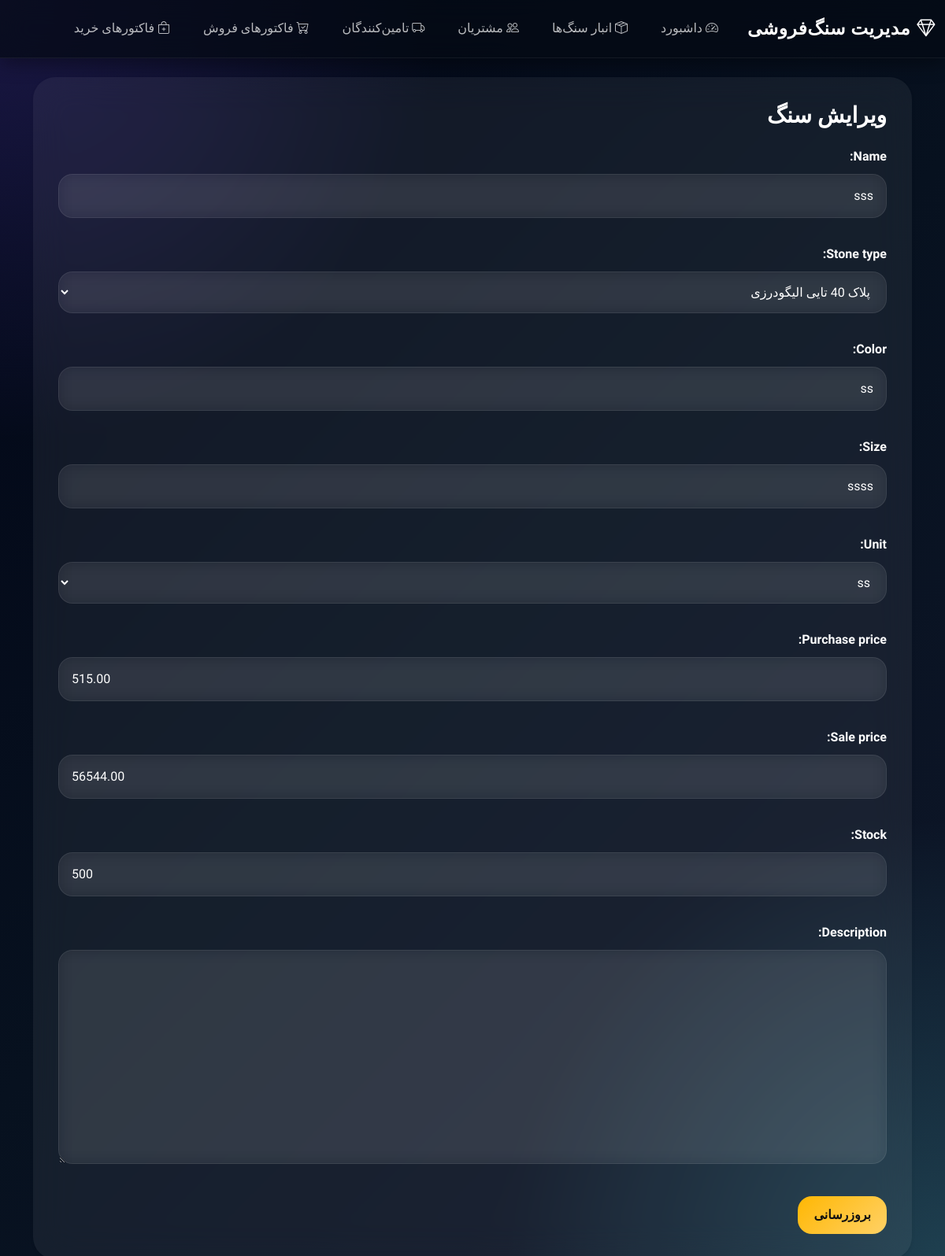
/edit-stone/1/, run on an earlier commit of the app's database.
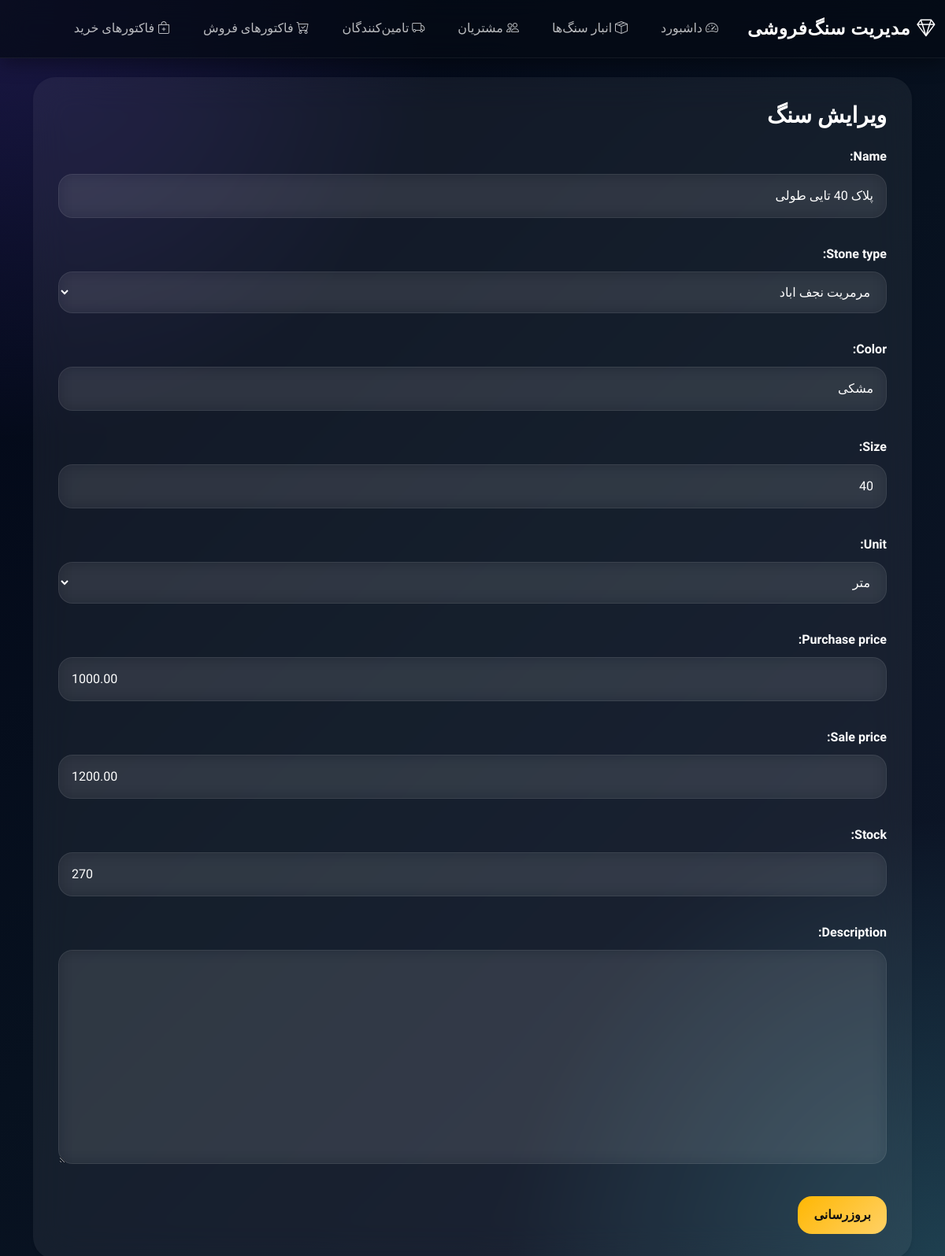
And on a later commit of the database.
### core/models.py (models this page shows, shortened)
class Stone(models.Model):
    name = models.CharField(max_length=100)
    stone_type = models.ForeignKey(StoneType, on_delete=models.CASCADE)
    color = models.CharField(max_length=50)
    size = models.CharField(max_length=50)
    unit = models.ForeignKey(Unit, on_delete=models.SET_NULL, null=True)
    purchase_price = models.DecimalField(max_digits=12, decimal_places=2)
    sale_price = models.DecimalField(max_digits=12, decimal_places=2)
    stock = models.PositiveIntegerField(default=0)
    description = models.TextField(blank=True, null=True)
    created_at = models.DateTimeField(auto_now_add=True)

class Unit(models.Model):
    name = models.CharField(max_length=50)
    symbol = models.CharField(max_length=20)
    def __str__(self):
        return self.name

### core/views.py (the view)
# urls.py: path('edit-stone/<int:id>/', edit_stone, name='edit_stone'),
def edit_stone(request, id):
    stone = get_object_or_404(Stone, id=id)
    if request.method == 'POST':
        form = StoneForm(request.POST, instance=stone)
        if form.is_valid():
            form.save()
            return redirect('stone_list')
    else:
        form = StoneForm(instance=stone)
    return render(request, 'core/edit_stone.html', {'form': form})

### core/forms.py
class StoneForm(forms.ModelForm):
    class Meta:
        model = Stone
        fields = ['name', 'stone_type', 'color', 'size', 'unit', 'purchase_price', 'sale_price', 'stock', 'description']

### core/models.py (called while the page is built)
    def __str__(self):
        return self.title

### core/templates/core/edit_stone.html (shortened to what this page needs)
{% extends 'core/base.html' %}
{% block content %}
<div class="card shadow-sm border-0">
    <div class="card-body">
        <h3 class="mb-4">
            ویرایش سنگ
        </h3>
        <form method="POST">
            {{ form.as_p }}
            <button type="submit" class="btn btn-warning">
                بروزرسانی
            </button>
        </form>
    </div>
</div>
{% endblock %}

What changed in the data, as far as the page shows it:
changed Stone: name "sss" → "پلاک 40 تایی طولی"; stone_type "پلاک 40 تایی الیگودرزی" → "مرمریت نجف اباد"; color "ss" → "مشکی"; size "ssss" → "40"; unit "ss" → "متر"; purchase_price "515.00" → "1000.00"; sale_price "56544.00" → "1200.00"; stock "500" → "270"
